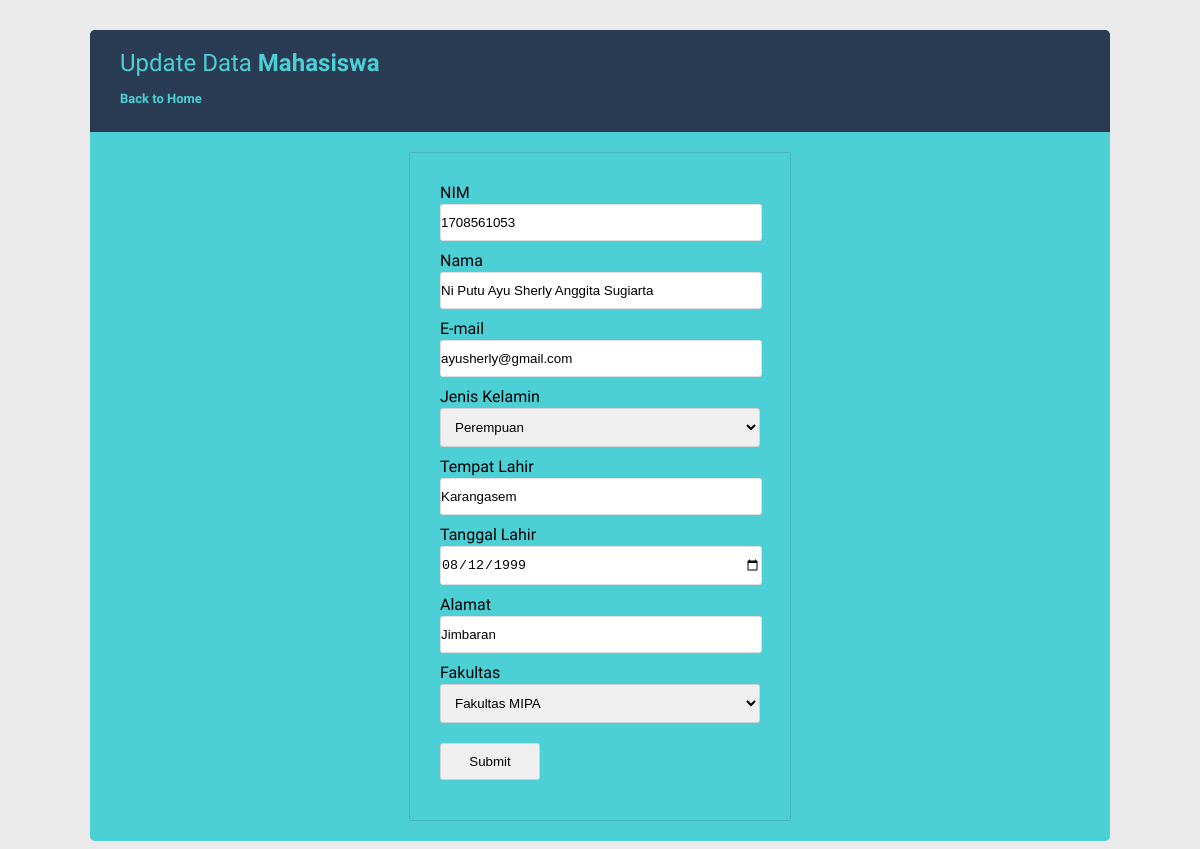
Page /update.php?id=1 on the committed database.
### tables this page shows
CREATE TABLE `mahasiswa` (
  `idmahasiswa` int(11) NOT NULL,
  `nim` varchar(10) NOT NULL,
  `nama` varchar(50) NOT NULL,
  `jenisKelamin` enum('Laki-laki','Perempuan') NOT NULL,
  `tempatLahir` varchar(20) NOT NULL,
  `tglLahir` date NOT NULL,
  `alamat` text NOT NULL,
  `email` varchar(50) NOT NULL,
  `fakultas` enum('Fakultas Ilmu Budaya','Fakultas Kedokteran','Fakultas Hukum','Fakultas Teknik','Fakultas Pertanian','Fakultas Ekonomi dan Bisnis','Fakultas Peternakan','Fakultas MIPA','Fakultas Kedokteran Hewan','Fakultas Teknologi Pertanian','Fakultas Ilmu Sosial dan Ilmu Politik','Fakultas Kelautan dan Perikanan','Fakultas Pariwisata') NOT NULL
);

### function.php (called while the page is built, shortened)
<?php
$conn = mysqli_connect("localhost", "root", "", "mahasiswa");
function query($query)
{
	global $conn;
	$result = mysqli_query($conn, $query);
	$rows = [];
	while ($row = mysqli_fetch_assoc($result)) {
		$rows[] = $row;
	}
	return $rows;
}

### update.php (the view, shortened to what this page needs)
<?php
require "function.php";
$id = $_GET["id"];
$dataMhs = query("SELECT * FROM mahasiswa WHERE idmahasiswa = $id")[0];
?>
<!DOCTYPE html>
<html lang="en">
<head>
    <link rel="stylesheet" href="style/style.css">
    <link rel="stylesheet" href="https://use.fontawesome.com/releases/v5.8.1/css/all.css">
</head>
<body>
    <div class="container cf">
        <div class="table-wrapper">
            <div class="table-title cf">
                <div class="title-row">
                    <h2>Update Data <b>Mahasiswa<b></h2>
                    <a style="text-decoration: none; color: #4dcfd6" href="index.php">Back to Home</a>
                </div>
            </div>
            <form action="" method="post" class="form">
                <div class="field">
                    <label for="nim">NIM</label>
                    <input type="text" name="nim" id="nim" required value="<?= $dataMhs["nim"]; ?>">
                </div>
                <div class="field">
                    <label for="nama">Nama</label>
                    <input type="text" name="nama" id="nama" required value="<?= $dataMhs["nama"]; ?> ">
                </div>
                <div class="field">
                    <label for="nim">E-mail</label>
                    <input type="text" name="email" id="email" required value="<?= $dataMhs["email"]; ?> ">
                </div>
                <div class="field">
                    <label for="jk">Jenis Kelamin</label>
                    <select name="jk" id="jk">
                        <option value="perempuan" <?= ($dataMhs["jenisKelamin"] == "Perempuan" ? 'selected' : ''); ?>>Perempuan</option>
                    </select>
                </div>
                <div class="field">
                    <label for="tempat-lahir">Tempat Lahir</label>
                    <input type="text" name="tempat-lahir" id="tempat-lahir" required value="<?= $dataMhs["tempatLahir"]; ?> ">
                </div>
                <div class="field">
                    <label for="tgl-lahir">Tanggal Lahir</label>
                    <input type="date" name="tgl-lahir" id="tgl-lahir" required value="<?= $dataMhs["tglLahir"]; ?>">
                </div>
                <div class="field">
                    <label for="alamat">Alamat</label>
                    <input type="text" name="alamat" id="alamat" required value="<?= $dataMhs["alamat"]; ?> ">
                </div>
                <div class="field">
                    <label for="fakultas">Fakultas</label>
                    <select name="fakultas" id="fakultas" placeholder="fakultas">
                        <?php
                        global $conn;
                        $result = mysqli_query($conn, "SELECT COLUMN_TYPE FROM INFORMATION_SCHEMA.COLUMNS
                            WHERE TABLE_NAME = 'mahasiswa' AND COLUMN_NAME = 'fakultas'");
                        $row = mysqli_fetch_array($result);
                        $enumList = explode(",", str_replace("'", "", substr($row['COLUMN_TYPE'], 5, (strlen($row['COLUMN_TYPE']) - 6))));
                        foreach ($enumList as $value) :
                        ?>
                            <option value="<?= $value ?>" <?= ($dataMhs["fakultas"] == $value ? 'selected' : ''); ?>><?= $value ?></option>
                        <?php endforeach ?>
                    </select>
                </div>
                <div class="field">
                    <input type="submit" class="btn" name="submit">
                </div>
            </form>
        </div>
    </div>
</body>
</html>

### style/style.css (style rules this page uses)
.cf:before, .cf:after { content: " "; display: table; }
.cf:after { clear: both; }
.cf { *zoom: 1; }
* { margin: 0px; padding: 0px; }
body { background-color: #eaeaea; font-family: 'Varela Round', sans-serif; font-size: 13px; }
.container { background-color: #4dcfd6; width: 85%; margin: 30px auto; border-radius: 5px; }
.table-wrapper { margin-bottom: 10px; }
.table-title { padding: 16px 30px; background-color: #293c54; color: #4dcfd6; line-height: 35px; border-top-left-radius: 5px; border-top-right-radius: 5px; }
.title-row { width: 50%; float: left; font-weight: normal; }
.title-row h2 { font-size: 24px; font-weight: normal; }
form.form { padding: 30px; display: block; border: 0.5px solid rgba(34,36,38,.15); border-radius: 2px; width: 320px; margin: 20px auto; }
form.form label { display: block; font-size: 16px; font-weight: normal; margin-bottom: 2px; }
.form { padding: 30px; display: block; border: 0.5px solid rgba(34,36,38,.15); border-radius: 2px; width: 320px; margin: 20px auto; }
.form label { display: block; font-size: 16px; font-weight: normal; margin-bottom: 2px; }
.field { margin-bottom: 10px; }
.field input { padding: 10px 0; border: 0.5px solid rgba(34,36,38,.15); border-radius: 3px; width: 100%; }
.field select { padding: 10px; border: 0.5px solid rgba(34,36,38,.15); border-radius: 3px; width: 320px; }
.field .btn { margin-top: 10px; width: 100px; }

### rows in the picture
mahasiswa: nim "1708561053", nama "Ni Putu Ayu Sherly Anggita Sugiarta", email "ayusherly@gmail.com", jk "Perempuan", tempat-lahir "Karangasem", tgl-lahir "08/12/1999", alamat "Jimbaran", fakultas "Fakultas MIPA"
